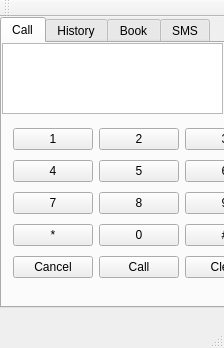
<?xml version="1.0" encoding="UTF-8"?>
<ui version="4.0">
 <class>MainWindow</class>
 <widget class="QMainWindow" name="MainWindow">
  <property name="geometry">
   <rect>
    <x>0</x>
    <y>0</y>
    <width>224</width>
    <height>348</height>
   </rect>
  </property>
  <property name="windowTitle">
   <string>MainWindow</string>
  </property>
  <widget class="QWidget" name="centralWidget">
   <widget class="QTabWidget" name="tabWidget">
    <property name="geometry">
     <rect>
      <x>0</x>
      <y>0</y>
      <width>321</width>
      <height>291</height>
     </rect>
    </property>
    <property name="currentIndex">
     <number>0</number>
    </property>
    <widget class="QWidget" name="tab">
     <attribute name="title">
      <string>Call</string>
     </attribute>
     <widget class="QTextBrowser" name="textBrowser">
      <property name="geometry">
       <rect>
        <x>0</x>
        <y>0</y>
        <width>221</width>
        <height>71</height>
       </rect>
      </property>
     </widget>
     <widget class="QWidget" name="gridLayoutWidget">
      <property name="geometry">
       <rect>
        <x>0</x>
        <y>70</y>
        <width>221</width>
        <height>181</height>
       </rect>
      </property>
      <layout class="QGridLayout" name="gridLayout">
       <property name="sizeConstraint">
        <enum>QLayout::SetMinimumSize</enum>
       </property>
       <item row="4" column="0">
        <widget class="QPushButton" name="pushButton_asterisk">
         <property name="text">
          <string>*</string>
         </property>
        </widget>
       </item>
       <item row="0" column="1">
        <widget class="QPushButton" name="pushButton_2">
         <property name="text">
          <string>2</string>
         </property>
        </widget>
       </item>
       <item row="1" column="0">
        <widget class="QPushButton" name="pushButton_4">
         <property name="text">
          <string>4</string>
         </property>
        </widget>
       </item>
       <item row="1" column="1">
        <widget class="QPushButton" name="pushButton_5">
         <property name="text">
          <string>5</string>
         </property>
        </widget>
       </item>
       <item row="0" column="0">
        <widget class="QPushButton" name="pushButton_1">
         <property name="text">
          <string>1</string>
         </property>
        </widget>
       </item>
       <item row="1" column="2">
        <widget class="QPushButton" name="pushButton_6">
         <property name="text">
          <string>6</string>
         </property>
        </widget>
       </item>
       <item row="3" column="0">
        <widget class="QPushButton" name="pushButton_7">
         <property name="text">
          <string>7</string>
         </property>
        </widget>
       </item>
       <item row="3" column="1">
        <widget class="QPushButton" name="pushButton_8">
         <property name="text">
          <string>8</string>
         </property>
        </widget>
       </item>
       <item row="3" column="2">
        <widget class="QPushButton" name="pushButton_9">
         <property name="text">
          <string>9</string>
         </property>
        </widget>
       </item>
       <item row="4" column="1">
        <widget class="QPushButton" name="pushButton_0">
         <property name="text">
          <string>0</string>
         </property>
        </widget>
       </item>
       <item row="4" column="2">
        <widget class="QPushButton" name="pushButton_sharp">
         <property name="text">
          <string>#</string>
         </property>
        </widget>
       </item>
       <item row="0" column="2">
        <widget class="QPushButton" name="pushButton_3">
         <property name="text">
          <string>3</string>
         </property>
        </widget>
       </item>
       <item row="5" column="0">
        <widget class="QPushButton" name="pushButton_sms">
         <property name="text">
          <string>Cancel</string>
         </property>
        </widget>
       </item>
       <item row="5" column="1">
        <widget class="QPushButton" name="pushButton_call">
         <property name="text">
          <string>Call</string>
         </property>
        </widget>
       </item>
       <item row="5" column="2">
        <widget class="QPushButton" name="pushButton_clear">
         <property name="text">
          <string>Clear</string>
         </property>
        </widget>
       </item>
      </layout>
      <zorder>pushButton_asterisk</zorder>
      <zorder>pushButton_2</zorder>
      <zorder>pushButton_4</zorder>
      <zorder>pushButton_5</zorder>
      <zorder>pushButton_3</zorder>
      <zorder>pushButton_1</zorder>
      <zorder>pushButton_6</zorder>
      <zorder>pushButton_7</zorder>
      <zorder>pushButton_8</zorder>
      <zorder>pushButton_0</zorder>
      <zorder>pushButton_sharp</zorder>
      <zorder>pushButton_9</zorder>
      <zorder>pushButton_sms</zorder>
      <zorder>pushButton_call</zorder>
      <zorder>pushButton_clear</zorder>
     </widget>
    </widget>
    <widget class="QWidget" name="tab_2">
     <attribute name="title">
      <string>History</string>
     </attribute>
    </widget>
    <widget class="QWidget" name="tab_3">
     <attribute name="title">
      <string>Book</string>
     </attribute>
    </widget>
    <widget class="QWidget" name="tab_4">
     <attribute name="title">
      <string>SMS</string>
     </attribute>
    </widget>
   </widget>
  </widget>
  <widget class="QMenuBar" name="menuBar">
   <property name="geometry">
    <rect>
     <x>0</x>
     <y>0</y>
     <width>224</width>
     <height>25</height>
    </rect>
   </property>
  </widget>
  <widget class="QToolBar" name="mainToolBar">
   <attribute name="toolBarArea">
    <enum>TopToolBarArea</enum>
   </attribute>
   <attribute name="toolBarBreak">
    <bool>false</bool>
   </attribute>
  </widget>
  <widget class="QStatusBar" name="statusBar"/>
 </widget>
 <layoutdefault spacing="6" margin="11"/>
 <resources/>
 <connections/>
</ui>
